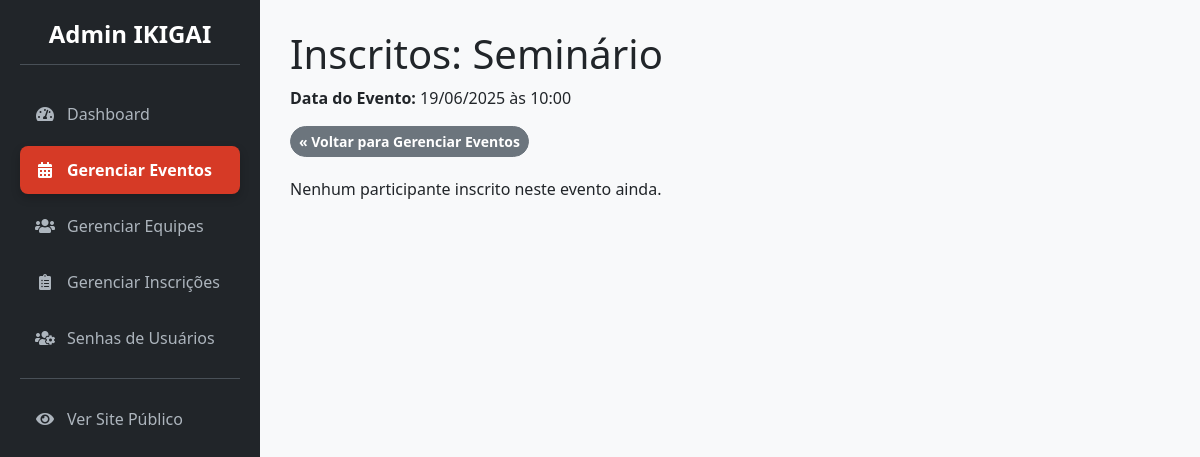
The app's page /admin/eventos/1/inscricoes (signed in), older data.
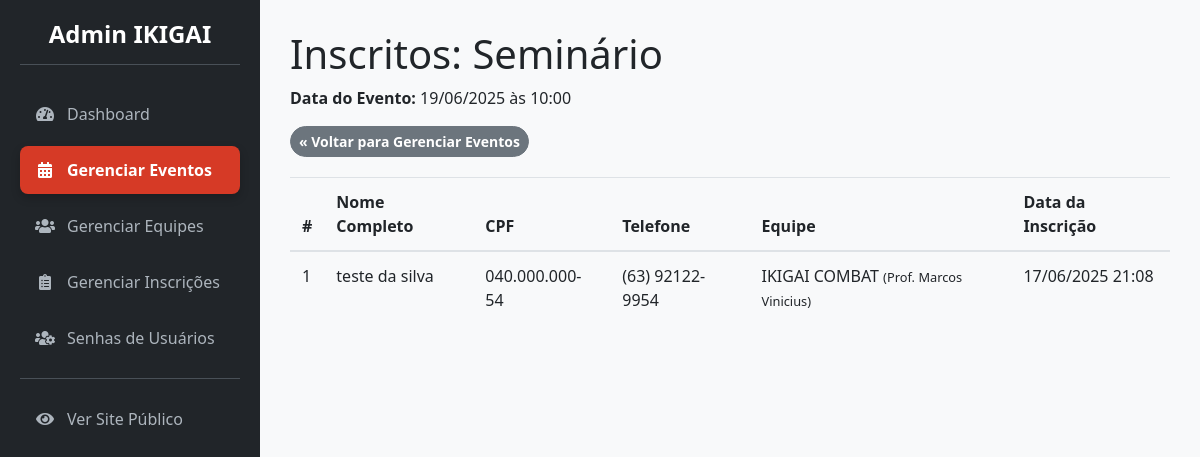
The same page, newer data.
### app/models.py (models this page shows, shortened)
class Inscricao(db.Model):
    __tablename__ = 'inscricoes'
    id = db.Column(db.Integer, primary_key=True)
    data_inscricao = db.Column(db.DateTime, default=datetime.utcnow)
    status = db.Column(db.String(20), nullable=False, default='Pendente')
    nome_participante = db.Column(db.String(100), nullable=True)
    sobrenome_participante = db.Column(db.String(100), nullable=True)
    idade = db.Column(db.Integer, nullable=True)
    cpf = db.Column(db.String(14), nullable=True)
    telefone = db.Column(db.String(20), nullable=True)
    user_id = db.Column(db.Integer, db.ForeignKey('users.id'), nullable=False)
    evento_id = db.Column(db.Integer, db.ForeignKey('eventos.id'), nullable=False)
    equipe_id = db.Column(db.Integer, db.ForeignKey('equipes.id'), nullable=False)

class User(UserMixin, db.Model):
    __tablename__ = 'users'
    id = db.Column(db.Integer, primary_key=True)
    username = db.Column(db.String(64), index=True, unique=True, nullable=False)
    email = db.Column(db.String(120), index=True, unique=True, nullable=False)
    password_hash = db.Column(db.String(128))
    nome_completo = db.Column(db.String(150), nullable=True)
    bio = db.Column(db.Text, nullable=True)
    imagem_perfil = db.Column(db.String(300), nullable=True)  # URL para a imagem de perfil
    role = db.Column(db.String(20), nullable=False, default='user')  # Papel do utilizador
    cpf = db.Column(db.String(14), unique=True, nullable=True)  # CPF será único e opcional no início
    telefone = db.Column(db.String(20), nullable=True)  # Telefone também opcional
    inscricoes = db.relationship('Inscricao', backref='participante', lazy='dynamic')

class Equipe(db.Model):
    __tablename__ = 'equipes'
    id = db.Column(db.Integer, primary_key=True)
    nome_equipe = db.Column(db.String(100), nullable=False, unique=True)
    professor_responsavel = db.Column(db.String(100), nullable=False)
    inscricoes = db.relationship('Inscricao', backref='equipe', lazy=True)

### app/admin/routes.py (the view)
@bp.route('/eventos/<int:evento_id>/inscricoes')
@admin_required
def listar_inscricoes_evento(evento_id):
    evento = Evento.query.get_or_404(evento_id)
    inscricoes = Inscricao.query.options(
        joinedload(Inscricao.participante),  # Junta a tabela 'users' através da relação 'participante'
        joinedload(Inscricao.equipe)  # Junta a tabela 'equipes' através da relação 'equipe'
    ).filter_by(evento_id=evento.id).order_by(Inscricao.data_inscricao).all()
    return render_template('admin/admin_listar_inscricoes_evento.html', evento=evento, inscricoes=inscricoes)

### app/__init__.py (called while the page is built)
@login_manager.user_loader
def load_user(user_id):
    return models.User.query.get(int(user_id))

### app/admin/routes.py (called while the page is built)
@bp.before_request
def before_request_handler():
    if current_app.config.get('DEBUG') and not current_user.is_authenticated:
        user = User.query.first()
        if user:
            login_user(user)

### app/templates/admin/admin_listar_inscricoes_evento.html (shortened to what this page needs)
{% extends 'admin/admin_base.html' %}
{% block page_title %}Inscritos: {{ evento.nome_evento }}{% endblock %}
{% block content %}
<p><strong>Data do Evento:</strong> {{ evento.data_hora_evento.strftime('%d/%m/%Y às %H:%M') }}</p>
<a href="{{ url_for('admin.gerenciar_eventos') }}" class="btn btn-secondary btn-sm" style="margin-bottom:20px;">&laquo; Voltar para Gerenciar Eventos</a>
{% if inscricoes %}
    <table class="table">
        <thead>
            <tr>
                <th>#</th>
                <th>Nome Completo</th>
                <th>CPF</th>
                <th>Telefone</th>
                <th>Equipe</th>
                <th>Data da Inscrição</th>
            </tr>
        </thead>
        <tbody>
            {% for inscricao in inscricoes %}
            <tr>
                <td>{{ loop.index }}</td>
                <td>{{ inscricao.participante.nome_completo }}</td>
                <td>{{ inscricao.participante.cpf }}</td>
                <td>{{ inscricao.participante.telefone }}</td>
                <td>
                    {% if inscricao.equipe.nome_equipe %}
                        {{ inscricao.equipe.nome_equipe }}
                        <small>(Prof. {{ inscricao.equipe.professor_responsavel }})</small>
                    {% else %}
                        Equipe não informada
                    {% endif %}
                </td>
                <td>{{ inscricao.data_inscricao.strftime('%d/%m/%Y %H:%M') }}</td>
            </tr>
            {% endfor %}
        </tbody>
    </table>
{% else %}
    <p>Nenhum participante inscrito neste evento ainda.</p>
{% endif %}
{% endblock %}

Row changes from the older to the newer data that the page shows:
added Inscricao: participante.nome_completo "teste da silva", participante.cpf "040.000.000-54", participante.telefone "(63) 92122-9954", equipe.nome_equipe "IKIGAI COMBAT", equipe.professor_responsavel "Marcos Vinicius", data_inscricao "17/06/2025 21:08"
Text that changed along with them:
text no longer shown: "Nenhum participante inscrito neste evento ainda."
text now shown: "# Nome Completo CPF Telefone Equipe Data da Inscrição"
